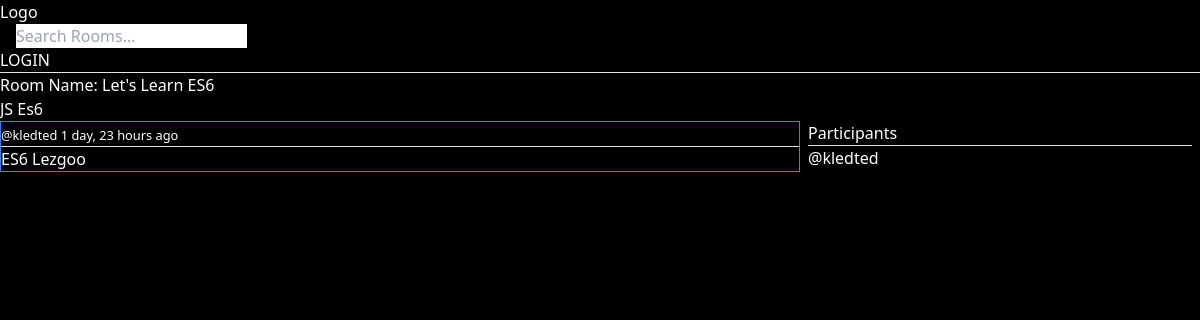
/room/11/, run on the app's committed database.
### base/models.py (models this page shows, shortened)
class Room(models.Model):
    host = models.ForeignKey(User, on_delete=models.SET_NULL, null=True)
    topic = models.ForeignKey(Topic, on_delete=models.SET_NULL, null=True)
    name = models.CharField(max_length=200)
    description = models.TextField(null=True, blank=True)
    participants = models.ManyToManyField(User, related_name='participants', blank=True)
    updated = models.DateTimeField(auto_now=True)
    created = models.DateTimeField(auto_now_add=True)
    class Meta:
        ordering = ['-updated', '-created']
    def __str__(self):
        return self.name

class Message(models.Model):
    user = models.ForeignKey(User, on_delete=models.CASCADE)
    room = models.ForeignKey(Room, on_delete=models.CASCADE)
    body = models.TextField()
    updated = models.DateTimeField(auto_now=True)
    created = models.DateTimeField(auto_now_add=True)
    class Meta:
        ordering = ['-updated', '-created']

### base/views.py (the view, shortened to what this page needs)
# urls.py: path('room/<str:pk>/', views.room, name='room'),
def room(request, pk):
    room = Room.objects.get(id=pk)
    room_messages = room.message_set.all().order_by('-created')
    participants = room.participants.all()
    context = {'information': room, 'room_messages': room_messages, 'participants': participants}
    return render(request, 'base/room.html', context)

### base/templates/base/room.html (shortened to what this page needs)
{% extends 'main.html'%} {% block content %} {% if information%}
<h1>Room Name: {{information}}</h1>
{{information.description}} {% else %}
<h1>Room</h1>
{% endif %}
<div class="grid grid-cols-3">
  <div class="col-span-2">
    {% for room_message in room_messages %}
    <div class="border border-blue-500 mb-2">
      <small
        >@{{room_message.user}} {{room_message.created|timesince}} ago</small
      >
      <hr />
      <p>{{room_message.body}}</p>
    </div>
    {% endfor %}
  </div>
  <div class="px-2">
    <h3>Participants</h3>
    <hr />
    {% for user in participants %}
    <p>@{{user.username}}</p>
    {%endfor%}
  </div>
</div>
{% endblock %}

### static/main.css (style rules this page uses)
body { background-color: red; }

### data on the page
Room: name "Let's Learn ES6", description "JS Es6"
Message: user "kledted", created "1 day, 23 hours", body "ES6 Lezgoo"

### other printed values
{{ user.username }} "kledted"
